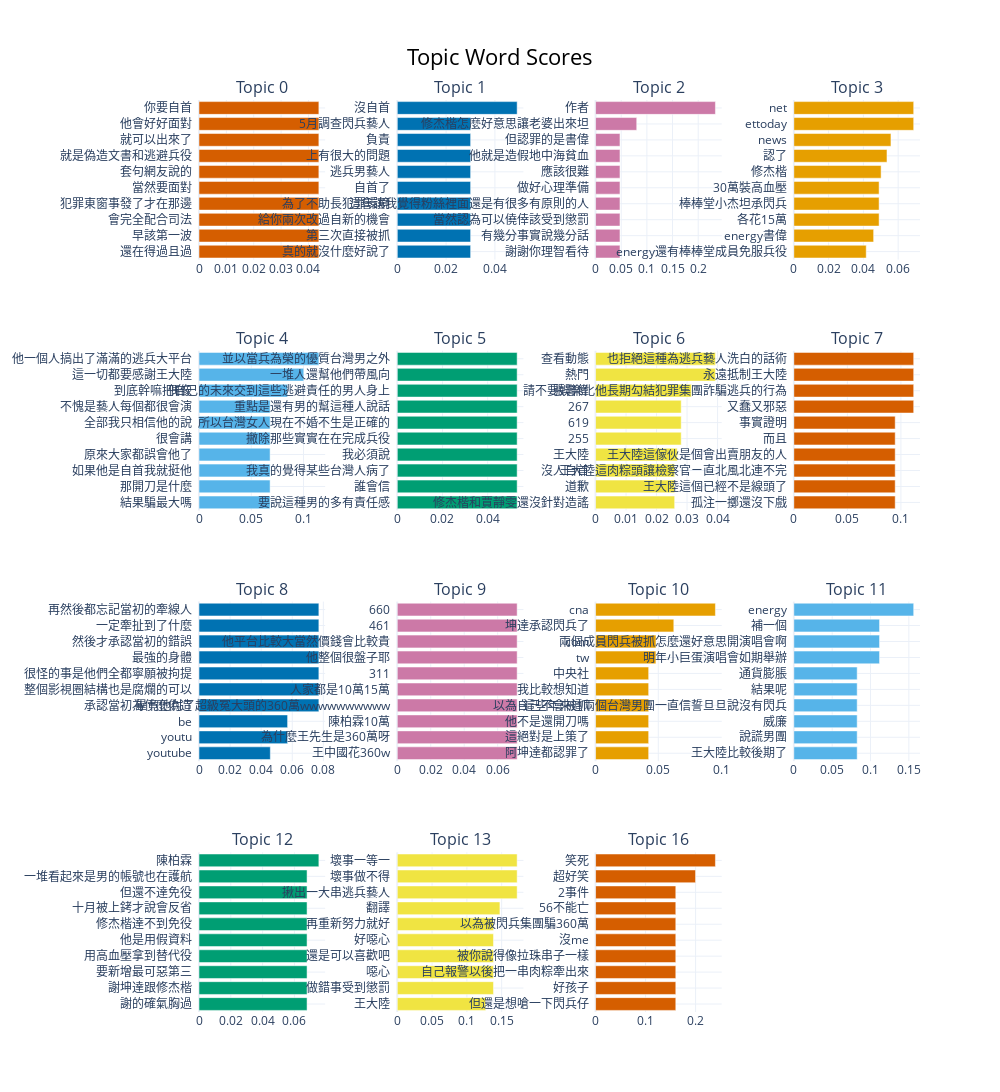
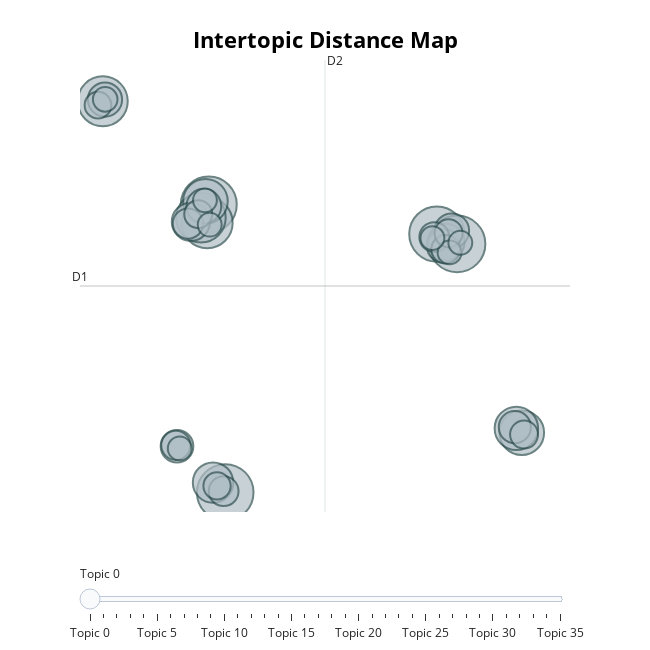
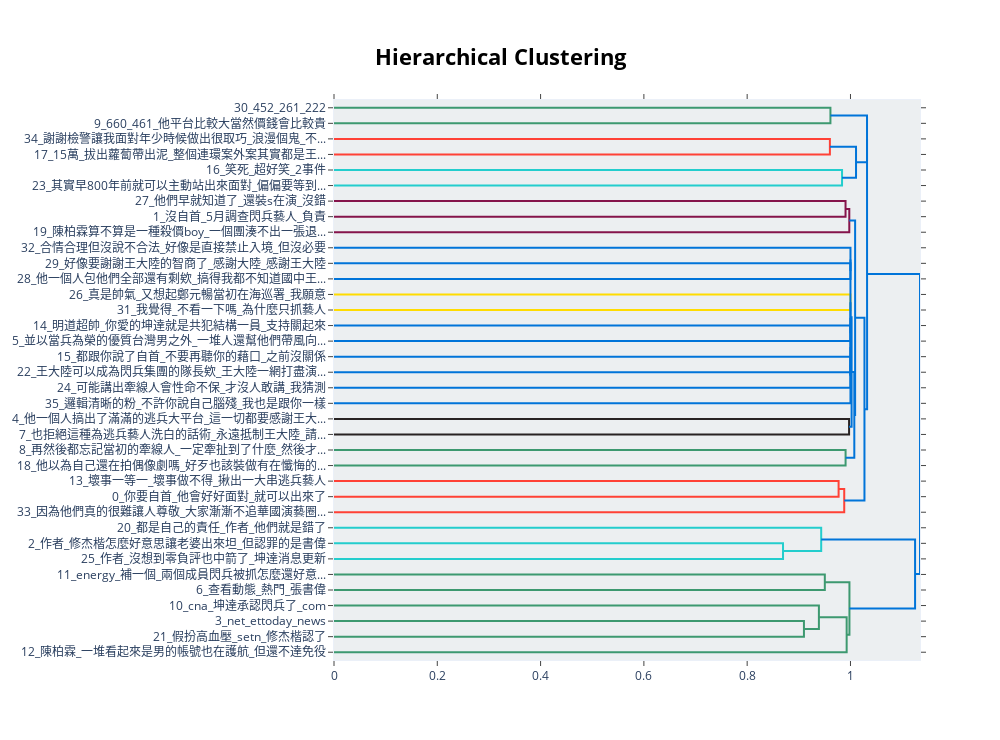
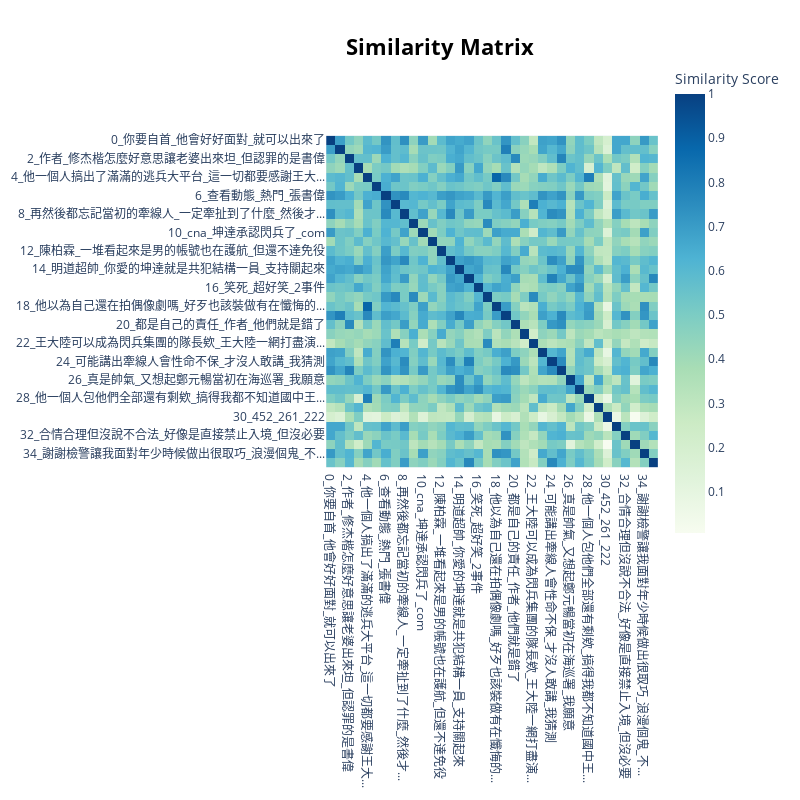

The notebook cell saved with these charts, in order:
### Code cell
###############
# 圖形化顯示
###############

# top_n_topics: 顯示前幾個主題
# n_words: 每個主題顯示幾個關鍵字
fig1 = topic_model.visualize_barchart(top_n_topics=15, n_words=10, height=600)
fig1.show()

# 儲存為 HTML 檔（可以用瀏覽器開啟，保留互動功能）
fig1.write_html(f"topic_barchart_{platform_name}_overlap.html")

# intertopic distance map
fig2 = topic_model.visualize_topics()
fig2.show()
fig2.write_html(f"topic_distance_map_{platform_name}_overlap.html")

# Hierarchy
fig3 = topic_model.visualize_hierarchy()
fig3.show()
fig3.write_html(f"topic_hierarchy_{platform_name}_overlap.html")

# Heat Map
fig4 = topic_model.visualize_heatmap()
fig4.show()
fig4.write_html(f"topic_heatmap_{platform_name}_overlap.html")
